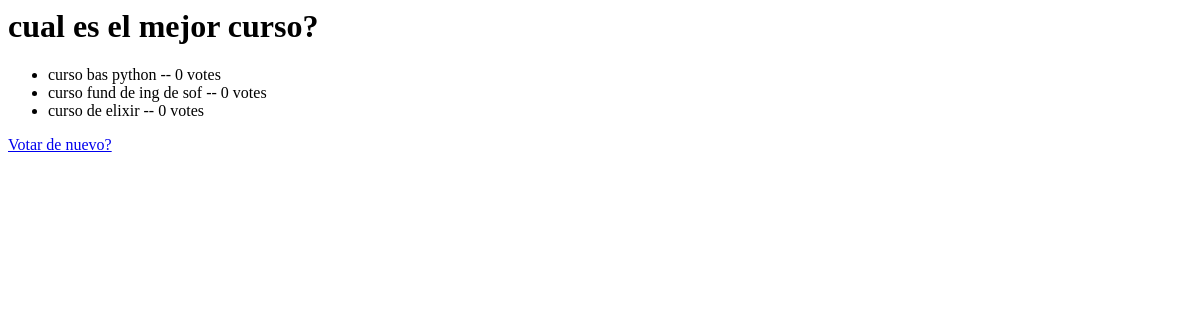
/polls/1/results/, run on an earlier commit of the app's database.
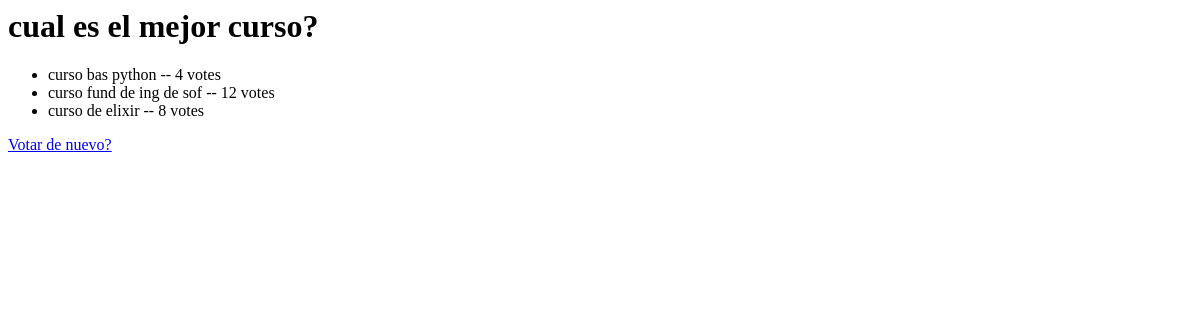
And on a later commit of the database.
### polls/models.py (models this page shows, shortened)
class Question(models.Model):
    question_text = models.CharField(max_length=200)
    pub_date = models.DateTimeField("date published")

class Choice(models.Model):
    question = models.ForeignKey(Question, on_delete=models.CASCADE)
    choice_text = models.CharField(max_length=200)
    votes = models.IntegerField(default=0)

### polls/views.py (the view)
# urls.py: path("<int:question_id>/results/", views.results, name="results"),
def results(request, question_id):
    question = get_object_or_404(Question, pk=question_id)
    return render(request, "polls/results.html", {
        "question": question
    })

### polls/templates/polls/results.html
<h1>{{ question.question_text }}</h1>
<ul>
    {% for choice in question.choice_set.all %}
        <li>{{ choice.choice_text }} -- {{ choice.votes }} vote{{ choice.votes|pluralize }}</li>
    {% endfor %}
</ul>
<a href="{% url 'polls:detail' question.id %}">Votar de nuevo?</a>

What changed in the data, as far as the page shows it:
changed Choice "curso bas python": votes "0" → "4"
changed Choice "curso fund de ing de sof": votes "0" → "12"
changed Choice "curso de elixir": votes "0" → "8"
